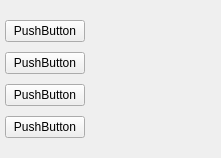
                     <widget class="QWidget" name="scrollAreaWidgetContents_5">
                      <property name="geometry">
                       <rect>
                        <x>0</x>
                        <y>0</y>
                        <width>221</width>
                        <height>156</height>
                       </rect>
                      </property>
                      <property name="layoutDirection">
                       <enum>Qt::LeftToRight</enum>
                      </property>
                      <layout class="QVBoxLayout" name="synchronizeSongsDialogDownloadSongsQVBoxLayout_3">
                       <property name="spacing">
                        <number>10</number>
                       </property>
                       <property name="leftMargin">
                        <number>5</number>
                       </property>
                       <property name="topMargin">
                        <number>20</number>
                       </property>
                       <property name="rightMargin">
                        <number>20</number>
                       </property>
                       <property name="bottomMargin">
                        <number>20</number>
                       </property>
                       <item>
                        <widget class="QPushButton" name="pushButton_14">
                         <property name="sizePolicy">
                          <sizepolicy hsizetype="Fixed" vsizetype="Fixed">
                           <horstretch>0</horstretch>
                           <verstretch>0</verstretch>
                          </sizepolicy>
                         </property>
                         <property name="minimumSize">
                          <size>
                           <width>0</width>
                           <height>0</height>
                          </size>
                         </property>
                         <property name="maximumSize">
                          <size>
                           <width>16777215</width>
                           <height>16777215</height>
                          </size>
                         </property>
                         <property name="layoutDirection">
                          <enum>Qt::LeftToRight</enum>
                         </property>
                         <property name="text">
                          <string notr="true">PushButton</string>
                         </property>
                         <property name="checkable">
                          <bool>true</bool>
                         </property>
                        </widget>
                       </item>
                       <item alignment="Qt::AlignLeft">
                        <widget class="QPushButton" name="pushButton_15">
                         <property name="sizePolicy">
                          <sizepolicy hsizetype="Fixed" vsizetype="Fixed">
                           <horstretch>0</horstretch>
                           <verstretch>0</verstretch>
                          </sizepolicy>
                         </property>
                         <property name="layoutDirection">
                          <enum>Qt::LeftToRight</enum>
                         </property>
                         <property name="text">
                          <string notr="true">PushButton</string>
                         </property>
                         <property name="checkable">
                          <bool>true</bool>
                         </property>
                         <property name="checked">
                          <bool>false</bool>
                         </property>
                        </widget>
                       </item>
                       <item>
                        <widget class="QPushButton" name="pushButton_16">
                         <property name="sizePolicy">
                          <sizepolicy hsizetype="Fixed" vsizetype="Fixed">
                           <horstretch>0</horstretch>
                           <verstretch>0</verstretch>
                          </sizepolicy>
                         </property>
                         <property name="layoutDirection">
                          <enum>Qt::LeftToRight</enum>
                         </property>
                         <property name="text">
                          <string notr="true">PushButton</string>
                         </property>
                         <property name="checkable">
                          <bool>true</bool>
                         </property>
                        </widget>
                       </item>
                       <item>
                        <widget class="QPushButton" name="pushButton_18">
                         <property name="sizePolicy">
                          <sizepolicy hsizetype="Fixed" vsizetype="Fixed">
                           <horstretch>0</horstretch>
                           <verstretch>0</verstretch>
                          </sizepolicy>
                         </property>
                         <property name="layoutDirection">
                          <enum>Qt::LeftToRight</enum>
                         </property>
                         <property name="text">
                          <string notr="true">PushButton</string>
                         </property>
                         <property name="checkable">
                          <bool>true</bool>
                         </property>
                         <property name="checked">
                          <bool>false</bool>
                         </property>
                        </widget>
                       </item>
                       <item>
                        <spacer name="verticalSpacer_5">
                         <property name="orientation">
                          <enum>Qt::Vertical</enum>
                         </property>
                         <property name="sizeHint" stdset="0">
                          <size>
                           <width>0</width>
                           <height>0</height>
                          </size>
                         </property>
                        </spacer>
                       </item>
                      </layout>
                     </widget>
